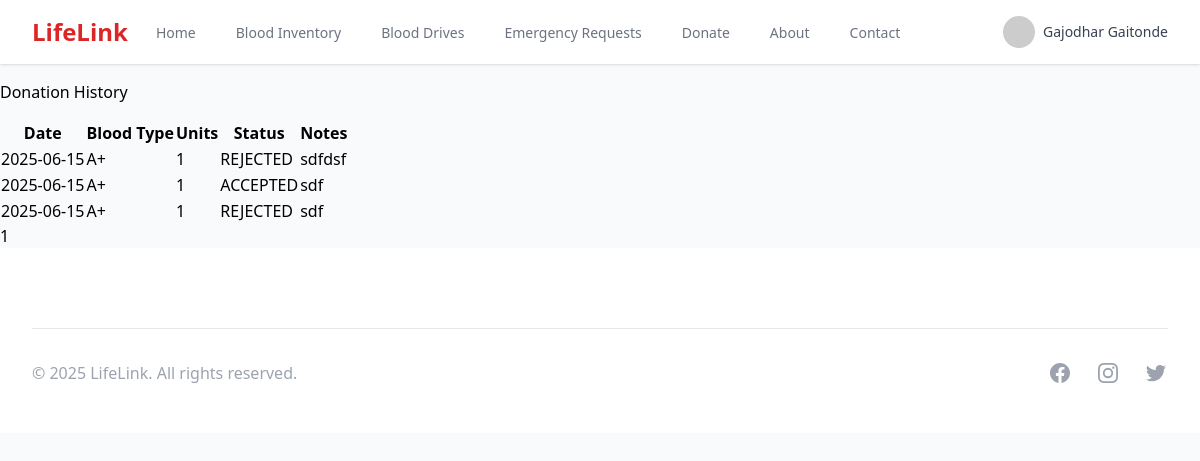
Screenshot of /donor/donation-history (signed in) with the database file from the repository.
### app/models/user.py (models this page shows, shortened)
class User(UserMixin, db.Model):
    id = db.Column(db.Integer, primary_key=True)
    email = db.Column(db.String(120), unique=True, nullable=False)
    password_hash = db.Column(db.String(128))
    first_name = db.Column(db.String(64))
    last_name = db.Column(db.String(64))
    phone = db.Column(db.String(20))
    address = db.Column(db.String(200))
    user_type = db.Column(db.String(20))  # donor, hospital, blood_bank
    created_at = db.Column(db.DateTime, default=datetime.utcnow)
    is_active = db.Column(db.Boolean, default=True)
    updated_at = db.Column(db.DateTime, default=datetime.utcnow, onupdate=datetime.utcnow)
    __mapper_args__ = {
        'polymorphic_identity': 'user',
        'polymorphic_on': user_type
    }

### app/models/blood.py (models this page shows, shortened)
class Donation(db.Model):
    id = db.Column(db.Integer, primary_key=True)
    donor_id = db.Column(db.Integer, db.ForeignKey('donor.id', name='fk_donation_donor_id'), nullable=False)
    request_id = db.Column(db.Integer, db.ForeignKey('blood_request.id', name='fk_donation_request_id'))
    blood_type = db.Column(db.String(5), nullable=False)
    units = db.Column(db.Integer, default=1)
    status = db.Column(db.String(20), default='PENDING')  # PENDING, ACCEPTED, REJECTED, COMPLETED, CANCELLED
    donation_date = db.Column(db.DateTime)
    admin_notes = db.Column(db.Text, nullable=True)
    notes = db.Column(db.Text, nullable=True)
    created_at = db.Column(db.DateTime, default=datetime.utcnow)
    updated_at = db.Column(db.DateTime, default=datetime.utcnow, onupdate=datetime.utcnow)
    donor = db.relationship('Donor', backref=db.backref('donations', lazy=True))

### app/routes/donor.py (the view)
@bp.route('/donation-history')
@login_required
def donation_history():
    if not isinstance(current_user, Donor):
        flash('Access denied', 'error')
        return redirect(url_for('main.index'))
    page = request.args.get('page', 1, type=int)
    donations = Donation.query.filter_by(donor_id=current_user.id)\
        .order_by(Donation.donation_date.desc())\
        .paginate(page=page, per_page=10, error_out=False)
    return render_template('donor/donation_history.html', donations=donations)

### app/models/user.py (called while the page is built)
@login_manager.user_loader
def load_user(id):
    return User.query.get(int(id))

### app/templates/donor/donation_history.html (shortened to what this page needs)
{% extends "base.html" %}
{% block content %}
<div class="container mt-4">
    <h1 class="mb-4">Donation History</h1>
    {% if donations.items %}
    <table class="table table-striped">
        <thead>
            <tr>
                <th>Date</th>
                <th>Blood Type</th>
                <th>Units</th>
                <th>Status</th>
                <th>Notes</th>
            </tr>
        </thead>
        <tbody>
            {% for donation in donations.items %}
            <tr>
                <td>{{ donation.donation_date.strftime('%Y-%m-%d') }}</td>
                <td>{{ donation.blood_type }}</td>
                <td>{{ donation.units }}</td>
                <td>{{ donation.status }}</td>
                <td>{{ donation.notes if donation.notes else 'N/A' }}</td>
            </tr>
            {% endfor %}
        </tbody>
    </table>
    <nav aria-label="Page navigation">
        <ul class="pagination justify-content-center">
            {% for page in donations.iter_pages() %}
            {% if page %}
            {% if page == donations.page %}
            <li class="page-item active"><a class="page-link" href="#">{{ page }}</a></li>
            {% else %}
            <li class="page-item"><a class="page-link" href="{{ url_for('donor.donation_history', page=page) }}">{{ page }}</a></li>
            {% endif %}
            {% else %}
            <li class="page-item disabled"><a class="page-link" href="#">...</a></li>
            {% endif %}
            {% endfor %}
        </ul>
    </nav>
    {% else %}
    <p>No donation history found.</p>
    {% endif %}
</div>
{% endblock %}

### app/templates/base.html (shortened to what this page needs)
<!DOCTYPE html>
<html lang="en">
<head>
    <script src="https://cdn.tailwindcss.com"></script>
</head>
<body class="min-h-screen bg-gray-50">
    <nav class="bg-white shadow" x-data="{ open: false }">
        <div class="max-w-7xl mx-auto px-4 sm:px-6 lg:px-8">
            <div class="flex justify-between h-16">
                <div class="flex">
                    <div class="flex-shrink-0 flex items-center">
                        <a href="{{ url_for('main.index') }}" class="text-2xl font-bold text-red-600">
                            LifeLink
                        </a>
                    </div>
                    <div class="hidden sm:ml-6 sm:flex sm:space-x-8">
                        <a href="{{ url_for('main.index') }}" class="{% if request.endpoint == 'main.index' %}border-red-500 text-red-700{% else %}border-transparent text-gray-500 hover:border-red-500 hover:text-gray-700{% endif %} inline-flex items-center px-1 pt-1 border-b-2 text-sm font-medium">
                            Home
                        </a>
                        <a href="{{ url_for('main.blood_inventory') }}" class="{% if request.endpoint == 'main.blood_inventory' %}border-red-500 text-red-700{% else %}border-transparent text-gray-500 hover:border-red-500 hover:text-gray-700{% endif %} inline-flex items-center px-1 pt-1 border-b-2 text-sm font-medium">
                            Blood Inventory
                        </a>
                        <a href="{{ url_for('main.blood_drives') }}" class="{% if request.endpoint == 'main.blood_drives' %}border-red-500 text-red-700{% else %}border-transparent text-gray-500 hover:border-red-500 hover:text-gray-700{% endif %} inline-flex items-center px-1 pt-1 border-b-2 text-sm font-medium">
                            Blood Drives
                        </a>
                        {% if current_user.is_authenticated %}
                        <a href="{{ url_for('main.emergency_requests') }}" class="{% if request.endpoint == 'main.emergency_requests' %}border-red-500 text-red-700{% else %}border-transparent text-gray-500 hover:border-red-500 hover:text-gray-700{% endif %} inline-flex items-center px-1 pt-1 border-b-2 text-sm font-medium">
                            Emergency Requests
                        </a>
                        {% endif %}
                        {% if current_user.is_authenticated and current_user.user_type == 'donor' %}
                        <a href="{{ url_for('main.donate') }}" class="{% if request.endpoint == 'main.donate' %}border-red-500 text-red-700{% else %}border-transparent text-gray-500 hover:border-red-500 hover:text-gray-700{% endif %} inline-flex items-center px-1 pt-1 border-b-2 text-sm font-medium">
                            Donate
                        </a>
                        {% endif %}
                        {% if not current_user.is_authenticated or current_user.user_type != 'admin' %}
                        <a href="{{ url_for('main.about') }}" class="{% if request.endpoint == 'main.about' %}border-red-500 text-red-700{% else %}border-transparent text-gray-500 hover:border-red-500 hover:text-gray-700{% endif %} inline-flex items-center px-1 pt-1 border-b-2 text-sm font-medium">
                            About
                        </a>
                        <a href="{{ url_for('main.contact') }}" class="{% if request.endpoint == 'main.contact' %}border-red-500 text-red-700{% else %}border-transparent text-gray-500 hover:border-red-500 hover:text-gray-700{% endif %} inline-flex items-center px-1 pt-1 border-b-2 text-sm font-medium">
                            Contact
                        </a>
                        {% endif %}
                    </div>
                </div>
                <div class="hidden sm:ml-6 sm:flex sm:items-center">
                    {% if current_user.is_authenticated %}
                    <div x-data="{ open: false }" @click.away="open = false" class="relative">
                        <button @click="open = !open" type="button" class="max-w-xs bg-white flex items-center text-sm rounded-full focus:outline-none focus:ring-2 focus:ring-red-500" id="user-menu-button" aria-expanded="false" aria-haspopup="true">
                            <img class="h-8 w-8 rounded-full" src="https://ui-avatars.com/api/?name={{ current_user.first_name }}+{{ current_user.last_name }}&background=random" alt="Profile">
                            <span class="ml-2 text-gray-700 font-medium">{{ current_user.first_name }} {{current_user.last_name}}</span>
                        </button>
                    </div>
                    {% endif %}
                </div>
            </div>
        </div>
    </nav>
    <main>
        {% block content %}{% endblock %}
    </main>
    <footer class="bg-white">
        <div class="max-w-7xl mx-auto py-12 px-4 sm:px-6 lg:px-8">
            <div class="mt-8 border-t border-gray-200 pt-8 md:flex md:items-center md:justify-between">
                <div class="flex space-x-6 md:order-2">
                    <a href="#" class="text-gray-400 hover:text-gray-500">
                    </a>
                    <a href="#" class="text-gray-400 hover:text-gray-500">
                    </a>
                    <a href="#" class="text-gray-400 hover:text-gray-500">
                    </a>
                </div>
                <p class="mt-8 text-base text-gray-400 md:mt-0 md:order-1">
                    &copy; 2025 LifeLink. All rights reserved.
                </p>
            </div>
        </div>
    </footer>
</body>
</html>

### rows the page displays
User: first_name "Gajodhar", last_name "Gaitonde"
Donation: donation_date "2025-06-15", blood_type "A+", units "1", status "REJECTED", notes "sdfdsf"
Donation: donation_date "2025-06-15", blood_type "A+", units "1", status "ACCEPTED", notes "sdf"
Donation: donation_date "2025-06-15", blood_type "A+", units "1", status "REJECTED", notes "sdf"

### other values shown
{{ page }} "1"
